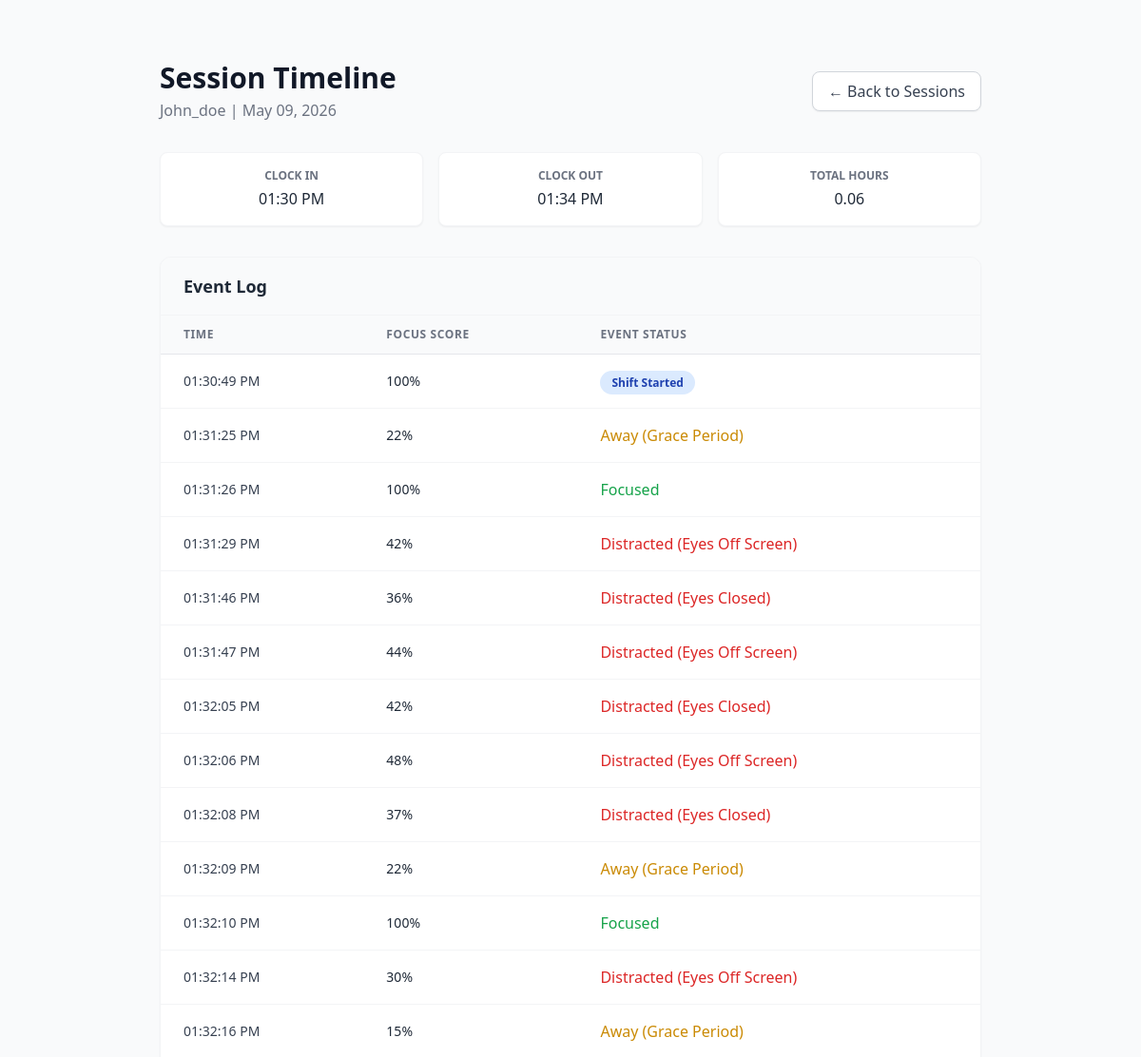
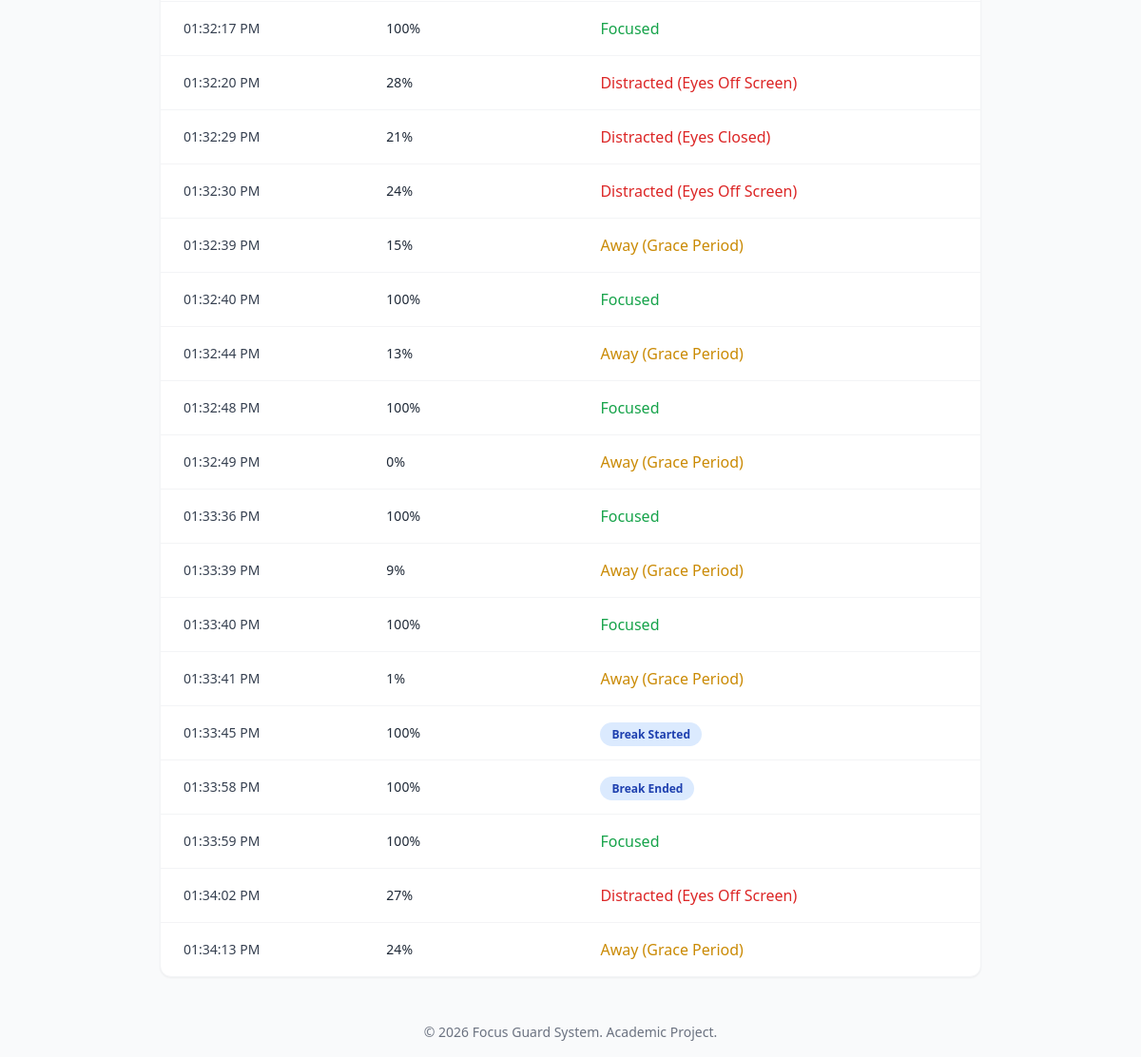
The app's page /admin/employee/2/session/5 (signed in) with its own data (2 pictures, top to bottom).
### app/models.py (models this page shows)
class User(db.Model):
    __tablename__ = 'users'
    id = db.Column(db.Integer, primary_key=True)
    username = db.Column(db.String(50), unique=True, nullable=False)
    email = db.Column(db.String(100), unique=True, nullable=False)
    password_hash = db.Column(db.String(255), nullable=False)
    role = db.Column(db.String(20), default='employee')
    department_id = db.Column(db.Integer, db.ForeignKey('departments.id'), nullable=True)
    created_at = db.Column(db.DateTime, default=datetime.utcnow)
    allowed_break_minutes = db.Column(db.Integer, default=60)
    attendance_records = db.relationship('Attendance', backref='employee', lazy=True)
    focus_logs = db.relationship('FocusLog', backref='employee', lazy=True)

class Attendance(db.Model):
    __tablename__ = 'attendance'
    id = db.Column(db.Integer, primary_key=True)
    user_id = db.Column(db.Integer, db.ForeignKey('users.id'), nullable=False)
    date = db.Column(db.Date, default=datetime.utcnow().date)
    check_in = db.Column(db.DateTime, nullable=True)
    check_out = db.Column(db.DateTime, nullable=True)
    total_hours = db.Column(db.Float, nullable=True)
    is_on_break = db.Column(db.Boolean, default=False)
    break_start_time = db.Column(db.DateTime, nullable=True)
    used_break_seconds = db.Column(db.Integer, default=0)

class FocusLog(db.Model):
    __tablename__ = 'focus_logs'
    id = db.Column(db.Integer, primary_key=True)
    user_id = db.Column(db.Integer, db.ForeignKey('users.id'), nullable=False)
    timestamp = db.Column(db.DateTime, default=datetime.utcnow)
    focus_score = db.Column(db.Float, nullable=False) # 0.0 to 1.0 (or 0 to 100)
    is_distracted = db.Column(db.Boolean, default=False)
    is_absent = db.Column(db.Boolean, default=False)
    status_message = db.Column(db.String(255), nullable=True)

### app/routes/admin.py (the view)
@admin_bp.route('/employee/<int:emp_id>/session/<int:session_id>')
def session_details(emp_id, session_id):
    if 'user_id' not in session or session.get('role') != 'admin':
        return redirect(url_for('auth.login'))
    employee = User.query.get_or_404(emp_id)
    shift = Attendance.query.get_or_404(session_id)
    query = FocusLog.query.filter(
        FocusLog.user_id == emp_id,
        FocusLog.timestamp >= shift.check_in
    )
    if shift.check_out:
        query = query.filter(FocusLog.timestamp <= shift.check_out)
    logs = query.order_by(FocusLog.timestamp.asc()).all()
    return render_template('admin/session_details.html', employee=employee, shift=shift, logs=logs)

### app/templates/admin/session_details.html
{% extends 'layout.html' %}
{% block content %}
<div class="w-full max-w-4xl px-4 py-8 self-start mt-8">
    <div class="flex justify-between items-center mb-8">
        <div>
            <h1 class="text-3xl font-bold text-gray-900">Session Timeline</h1>
            <p class="text-gray-500 mt-1">{{ employee.username | title }} | {{ shift.date.strftime('%B %d, %Y') }}</p>
        </div>
        <a href="/admin/employee/{{ employee.id }}/log" class="bg-white border border-gray-300 text-gray-700 px-4 py-2 rounded-lg shadow-sm hover:bg-gray-50 transition">
            &larr; Back to Sessions
        </a>
    </div>
    <div class="grid grid-cols-3 gap-4 mb-8">
        <div class="bg-white p-4 rounded-lg shadow-sm border border-gray-100 text-center">
            <span class="block text-xs font-semibold text-gray-500 uppercase">Clock In</span>
            <span class="block mt-1 font-medium text-gray-800">{{ shift.check_in.strftime('%I:%M %p') }}</span>
        </div>
        <div class="bg-white p-4 rounded-lg shadow-sm border border-gray-100 text-center">
            <span class="block text-xs font-semibold text-gray-500 uppercase">Clock Out</span>
            <span class="block mt-1 font-medium text-gray-800">{{ shift.check_out.strftime('%I:%M %p') if shift.check_out else 'Active' }}</span>
        </div>
        <div class="bg-white p-4 rounded-lg shadow-sm border border-gray-100 text-center">
            <span class="block text-xs font-semibold text-gray-500 uppercase">Total Hours</span>
            <span class="block mt-1 font-medium text-gray-800">{{ shift.total_hours if shift.total_hours else '--' }}</span>
        </div>
    </div>
    <div class="bg-white rounded-xl shadow-sm border border-gray-100 overflow-hidden">
        <div class="px-6 py-4 border-b border-gray-100 bg-gray-50">
            <h2 class="text-lg font-semibold text-gray-800">Event Log</h2>
        </div>
        <table class="w-full text-left border-collapse">
            <thead>
                <tr class="text-xs font-semibold text-gray-500 uppercase tracking-wider bg-gray-50">
                    <th class="px-6 py-3 border-b">Time</th>
                    <th class="px-6 py-3 border-b">Focus Score</th>
                    <th class="px-6 py-3 border-b">Event Status</th>
                </tr>
            </thead>
            <tbody class="divide-y divide-gray-100">
                {% for log in logs %}
                <tr class="hover:bg-gray-50 transition">
                    <td class="px-6 py-4 whitespace-nowrap text-sm text-gray-700">
                        {{ log.timestamp.strftime('%I:%M:%S %p') }}
                    </td>
                    <td class="px-6 py-4 whitespace-nowrap text-sm font-medium">
                        {{ log.focus_score | int }}%
                    </td>
                    <td class="px-6 py-4 whitespace-nowrap">
                        {% if 'Break' in log.status_message or 'Shift' in log.status_message %}
                            <span class="px-3 py-1 bg-blue-100 text-blue-800 rounded-full font-bold text-xs">{{ log.status_message }}</span>
                        {% elif log.status_message == 'Focused' %}
                            <span class="text-green-600 font-medium">{{ log.status_message }}</span>
                        {% elif log.status_message == 'Away (Grace Period)' %}
                            <span class="text-yellow-600 font-medium">{{ log.status_message }}</span>
                        {% else %}
                            <span class="text-red-600 font-medium">{{ log.status_message }}</span>
                        {% endif %}
                    </td>
                </tr>
                {% else %}
                <tr>
                    <td colspan="3" class="px-6 py-4 text-center text-gray-500">No events logged during this session.</td>
                </tr>
                {% endfor %}
            </tbody>
        </table>
    </div>
</div>
{% endblock %}

### records on screen
User: username "John_doe"
Attendance: date "May 09, 2026", check_in "01:30 PM", check_out "01:34 PM", total_hours "0.06"
FocusLog: timestamp "01:30:49 PM", focus_score "100", status_message "Shift Started"
FocusLog: timestamp "01:31:25 PM", focus_score "22", status_message "Away (Grace Period)"
FocusLog: timestamp "01:31:26 PM", focus_score "100", status_message "Focused"
FocusLog: timestamp "01:31:29 PM", focus_score "42", status_message "Distracted (Eyes Off Screen)"
FocusLog: timestamp "01:31:46 PM", focus_score "36", status_message "Distracted (Eyes Closed)"
FocusLog: timestamp "01:31:47 PM", focus_score "44", status_message "Distracted (Eyes Off Screen)"
FocusLog: timestamp "01:32:05 PM", focus_score "42", status_message "Distracted (Eyes Closed)"
FocusLog: timestamp "01:32:06 PM", focus_score "48", status_message "Distracted (Eyes Off Screen)"
FocusLog: timestamp "01:32:08 PM", focus_score "37", status_message "Distracted (Eyes Closed)"
FocusLog: timestamp "01:32:09 PM", focus_score "22", status_message "Away (Grace Period)"
FocusLog: timestamp "01:32:10 PM", focus_score "100", status_message "Focused"
FocusLog: timestamp "01:32:14 PM", focus_score "30", status_message "Distracted (Eyes Off Screen)"
FocusLog: timestamp "01:32:16 PM", focus_score "15", status_message "Away (Grace Period)"
FocusLog: timestamp "01:32:17 PM", focus_score "100", status_message "Focused"
FocusLog: timestamp "01:32:20 PM", focus_score "28", status_message "Distracted (Eyes Off Screen)"
FocusLog: timestamp "01:32:29 PM", focus_score "21", status_message "Distracted (Eyes Closed)"
FocusLog: timestamp "01:32:30 PM", focus_score "24", status_message "Distracted (Eyes Off Screen)"
FocusLog: timestamp "01:32:39 PM", focus_score "15", status_message "Away (Grace Period)"
FocusLog: timestamp "01:32:40 PM", focus_score "100", status_message "Focused"
FocusLog: timestamp "01:32:44 PM", focus_score "13", status_message "Away (Grace Period)"
FocusLog: timestamp "01:32:48 PM", focus_score "100", status_message "Focused"
FocusLog: timestamp "01:32:49 PM", focus_score "0", status_message "Away (Grace Period)"
FocusLog: timestamp "01:33:36 PM", focus_score "100", status_message "Focused"
FocusLog: timestamp "01:33:39 PM", focus_score "9", status_message "Away (Grace Period)"
FocusLog: timestamp "01:33:40 PM", focus_score "100", status_message "Focused"
FocusLog: timestamp "01:33:41 PM", focus_score "1", status_message "Away (Grace Period)"
FocusLog: timestamp "01:33:45 PM", focus_score "100", status_message "Break Started"
FocusLog: timestamp "01:33:58 PM", focus_score "100", status_message "Break Ended"
FocusLog: timestamp "01:33:59 PM", focus_score "100", status_message "Focused"
FocusLog: timestamp "01:34:02 PM", focus_score "27", status_message "Distracted (Eyes Off Screen)"
FocusLog: timestamp "01:34:13 PM", focus_score "24", status_message "Away (Grace Period)"
